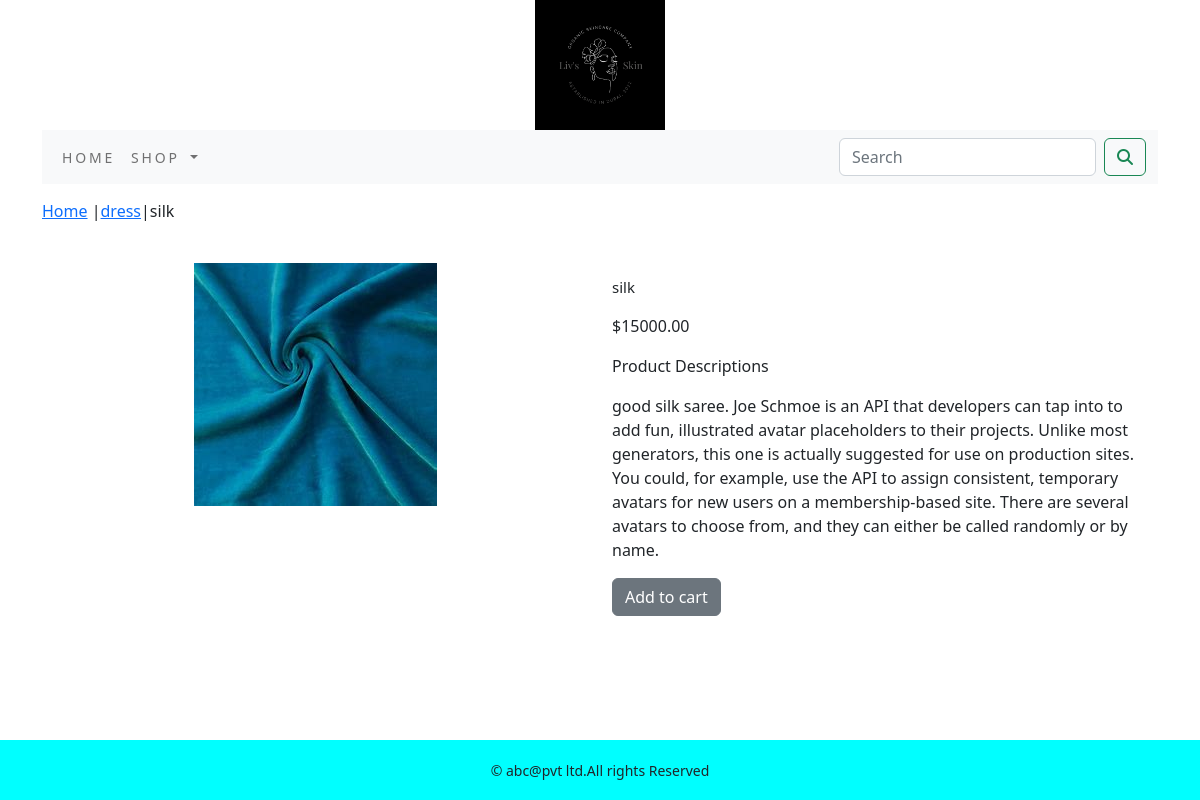
/shop/dress/silk/, run on the app's committed database.
### shop/models.py (models this page shows, shortened)
class Product(models.Model):
    objects = None
    name=models.CharField(max_length=250,unique=True)
    slug=models.SlugField(max_length=250,unique=True)
    desc=models.TextField(blank=True)
    price=models.DecimalField(max_digits=10,decimal_places=2)
    category=models.ForeignKey(Category,on_delete=models.CASCADE)
    image=models.ImageField(upload_to='product',blank=True)
    stock=models.IntegerField()
    available=models.BooleanField(default=True)
    created=models.DateTimeField(auto_now_add=True)
    update=models.DateTimeField(auto_now=True)
    class Meta:
        ordering=('name',)
        verbose_name='product'
        verbose_name_plural='products'

class Category(models.Model):
    name=models.CharField(max_length=250,unique=True)
    slug=models.SlugField(max_length=250,unique=True)
    desc=models.TextField(blank=True)
    image=models.ImageField(upload_to='category',blank=True)
    class Meta:
        ordering=('name',)
        verbose_name='category'
        verbose_name_plural='categories'
    def get_url(self):
        return reverse('shop:products_by_category',args=[self.slug])
    def __str__(self):
        return '{}'.format(self.name)

### shop/views.py (the view)
# urls.py: path('<slug:c_slug>/<slug:product_slug>/', views.prodetail, name='procatdetail')
def prodetail(request,c_slug,product_slug):
    try:
        product=Product.objects.get(category__slug=c_slug,slug=product_slug)
    except Exception as e:
        raise e
    return render(request,'product.html',{'product':product})

### cart/context_processors.py (called while the page is built)
def counter(request):
    item_count=0
    if 'admin' in request.path:
        return ()
    else:
        try:
            cart=Cart.objects.filter(cart_id=cart_id(request))
            cat_items=CartItem.objects.all().filter(cart=cart[:1])
            for cart_item in cat_items:
                item_count += cart_item.quantity
        except Cart.DoesNotExist:
            item_count=0
    return dict(item_count=item_count)

### cart/views.py (called while the page is built)
def cart_id(request):
    cart=request.session.session_key
    if not cart:
        cart=request.session.create()
    return cart

### shop/context_processors.py (called while the page is built)
def menu_links(request):
    links=Category.objects.all()
    return dict(links=links)

### templates/product.html (shortened to what this page needs)
{% extends 'base.html' %}
{% load static %}
{% block content %}
<div class="row my_prod_row_class">
    <div class="mx_auto">
        <p><a href="={% url 'shop:allProdCat'%}">Home</a> |<a href="{{product.category.get_url}}">{{product.category}}</a>|{{product.name}} </p>
    </div>
    <div class="container">
    <br>
        <div class="row">
            <div class="col-12 col-sm-12 col-md-12 col-lg-6 text-center">
                <div style="min-width:18rem">
                    <img src="{{product.image.url}}" alt="{{product.name}}">
                </div>
            </div>
                <div class="col-12 col-sm-12 col-md-12 col-lg-6">
                    <div>
                        <h1 class="my_prod_title">{{product.name}}</h1>
                        <p>${{product.price}}</p>
                        <p class="my_title">Product Descriptions</p>
                        <p class="text-justify my_prod_text">{{product.desc}}</p>
                        {% if product.stock <= 0 %}
                        <p class="text-justify my_prod_text"><b>Out Of Stock</b></p>
                        {% else %}
                        <a class="btn btn-secondary" href="{% url 'cart:add_cart' product.id %}">Add to cart</a>
                        {% endif %}
                    </div>
                </div>
        </div>
    </div>
</div>
{% endblock %}

### static/css/custom.css (style rules this page uses)
body { font-family: 'Roboto', sans-serif; }
.my_title { font-size:16px; text_transform:uppercase; letter_spacing:.2em; }
.my_prod_row_class { padding-top:15px; padding-bottom:20px; }
.my_prod_title { font-size:15px; text_transform:uppercase; letter_spacing:.2em; padding-top:15px; padding-bottom:10px; }
.my_prod_text { padding-right:20px; }

### data on the page
Product: category "dress", name "silk", image (picture), price "15000.00", desc "good silk saree. Joe Schmoe is an API that developers can tap into to add fun, illustrated avatar placeholders to their projects. Unlike most generators, this one is actually suggested for use on production sites. You could, for example, use the API to assign consistent, temporary avatars for new users on a membership-based site. There are several avatars to choose from, and they can either be called randomly or by name."
